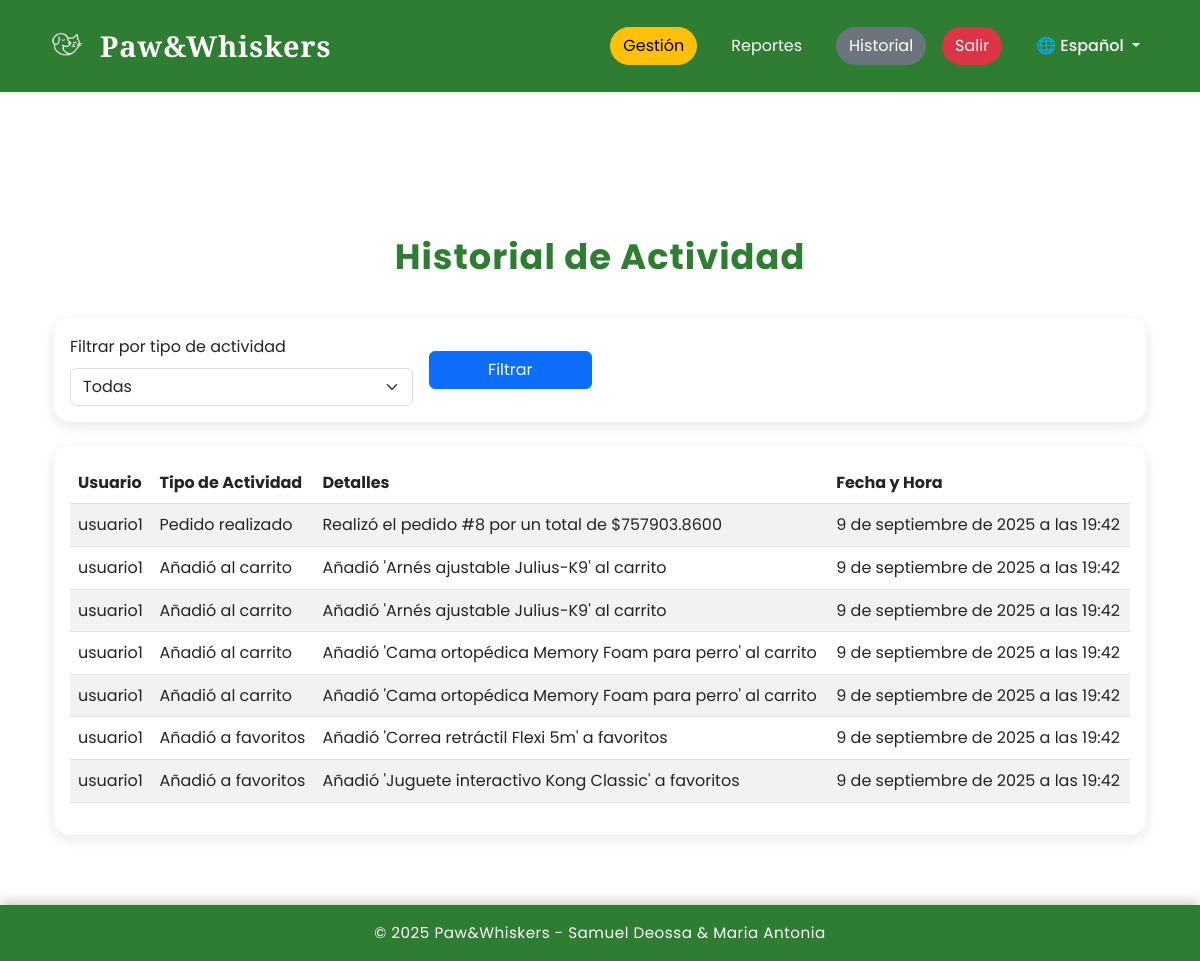
The app's page /clientes/historial/ (signed in), older data.
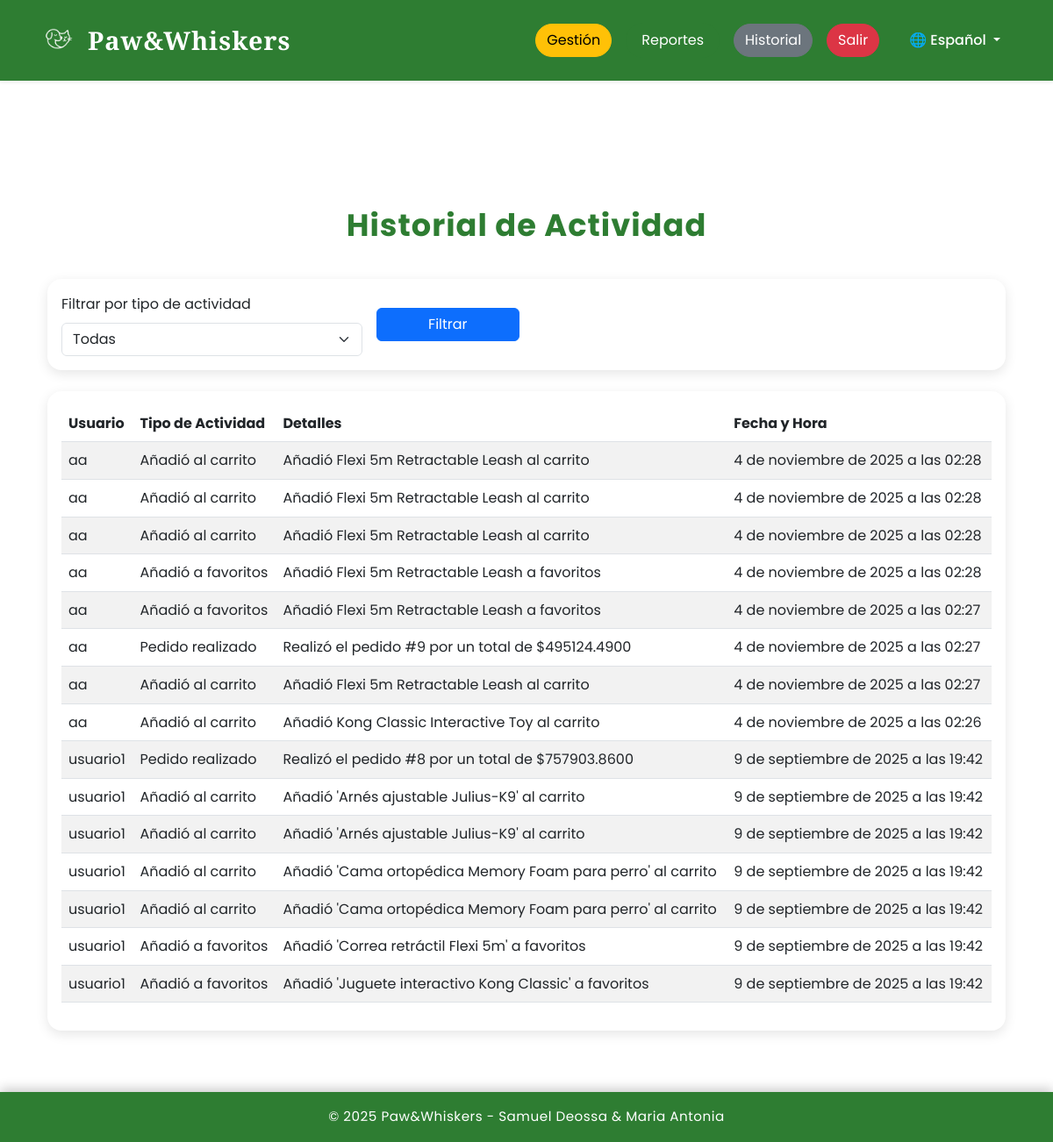
The same page, newer data.
### clientes/models.py (models this page shows, shortened)
class RegistroActividad(models.Model):
    TIPO_ACTIVIDAD_CHOICES = [
        ('CARRITO', 'Añadió al carrito'),
        ('FAVORITO', 'Añadió a favoritos'),
        ('PEDIDO', 'Pedido realizado'),
    ]
    usuario = models.ForeignKey(User, on_delete=models.CASCADE)
    tipo_actividad = models.CharField(max_length=20, choices=TIPO_ACTIVIDAD_CHOICES)
    detalles = models.TextField(blank=True, null=True)
    fecha = models.DateTimeField(auto_now_add=True)
    class Meta:
        verbose_name = "Registro de Actividad"
        verbose_name_plural = "Registros de Actividad"
        ordering = ['-fecha']

### clientes/views.py (the view)
# urls.py: path('historial/', views.ver_historial, name='ver_historial'),
@user_passes_test(es_admin)
def ver_historial(request):
    actividades_lista = RegistroActividad.objects.all()
    tipos_actividad = RegistroActividad.TIPO_ACTIVIDAD_CHOICES
    filtro_tipo = request.GET.get("tipo_actividad", '')  # ❌ NO traducir nombres de parámetros
    if filtro_tipo:
        actividades_lista = actividades_lista.filter(tipo_actividad=filtro_tipo)
    paginator = Paginator(actividades_lista, 15)  # 15 registros por página
    page_number = request.GET.get("page")  # ❌ NO traducir "page"
    actividades = paginator.get_page(page_number)
    context = {
        "actividades": actividades,  # ❌ NO traducir nombres de variables en contexto
        "tipos_actividad": tipos_actividad,
        "filtro_actual": filtro_tipo
    }
    return render(request, 'clientes/historial.html', context)

### carrito/context_processors.py (called while the page is built, shortened)
def carrito_context(request):
    return {'carrito_context': None}

### clientes/views.py (called while the page is built)
def es_admin(user):
    return user.is_superuser

### tienda/context_processors.py (called while the page is built)
def clima_medellin(request):
    try:
        latitud = 6.2518
        longitud = -75.5636
        url = f"https://api.open-meteo.com/v1/forecast?latitude={latitud}&longitude={longitud}&current_weather=true"
        response = requests.get(url, timeout=5) # Timeout de 5 segundos
        response.raise_for_status()  # Lanza un error para respuestas 4xx/5xx
        data = response.json()
        clima = {
            'temperatura': data['current_weather']['temperature'],
            'codigo_clima': data['current_weather']['weathercode']
        }
        return {'clima_medellin': clima}
    except requests.exceptions.RequestException as e:
        print(f"Error al obtener el clima: {e}")
        return {}
    except (KeyError, ValueError) as e:
        print(f"Error al procesar los datos del clima: {e}")
        return {}

### templates/clientes/historial.html (shortened to what this page needs)
{% extends "tienda/base.html" %}
{% load i18n %}
{% block content %}
<div class="container my-5">
    {% if user.is_superuser %}
    <h2 class="section-title">{% trans "Historial de Actividad" %}</h2>
    <div class="card mb-4">
        <div class="card-body">
            <form method="get" class="row g-3 align-items-center">
                <div class="col-md-4">
                    <label for="tipo_actividad" class="form-label">{% trans "Filtrar por tipo de actividad" %}</label>
                    <select name="tipo_actividad" id="tipo_actividad" class="form-select">
                        <option value="">{% trans "Todas" %}</option>
                    </select>
                </div>
                <div class="col-md-2 d-grid">
                    <button type="submit" class="btn btn-primary">{% trans "Filtrar" %}</button>
                </div>
            </form>
        </div>
    </div>
    <div class="card">
        <div class="card-body">
            <div class="table-responsive">
                <table class="table table-striped table-hover">
                    <thead>
                        <tr>
                            <th>{% trans "Usuario" %}</th>
                            <th>{% trans "Tipo de Actividad" %}</th>
                            <th>{% trans "Detalles" %}</th>
                            <th>{% trans "Fecha y Hora" %}</th>
                        </tr>
                    </thead>
                    <tbody>
                        {% for actividad in actividades %}
                        <tr>
                            <td>{{ actividad.usuario.username }}</td>
                            <td>{{ actividad.get_tipo_actividad_display }}</td>
                            <td>{{ actividad.detalles }}</td>
                            <td>{{ actividad.fecha }}</td>
                        </tr>
                        {% empty %}
                        <tr>
                            <td colspan="4" class="text-center">{% trans "No hay registros de actividad." %}</td>
                        </tr>
                        {% endfor %}
                    </tbody>
                </table>
            </div>
        </div>
    </div>
    {% else %}
    <div class="alert alert-danger">{% trans "No tienes permisos para ver esta página." %}</div>
    {% endif %}
</div>
{% endblock %}

Row changes from the older to the newer data that the page shows:
added RegistroActividad: usuario.username "aa", tipo_actividad "Añadió al carrito", detalles "Añadió Flexi 5m Retractable Leash al carrito", fecha "4 de noviembre de 2025 a las 02:28"
added RegistroActividad: usuario.username "aa", tipo_actividad "Añadió al carrito", detalles "Añadió Flexi 5m Retractable Leash al carrito", fecha "4 de noviembre de 2025 a las 02:28"
added RegistroActividad: usuario.username "aa", tipo_actividad "Añadió al carrito", detalles "Añadió Flexi 5m Retractable Leash al carrito", fecha "4 de noviembre de 2025 a las 02:28"
added RegistroActividad: usuario.username "aa", tipo_actividad "Añadió a favoritos", detalles "Añadió Flexi 5m Retractable Leash a favoritos", fecha "4 de noviembre de 2025 a las 02:28"
added RegistroActividad: usuario.username "aa", tipo_actividad "Añadió a favoritos", detalles "Añadió Flexi 5m Retractable Leash a favoritos", fecha "4 de noviembre de 2025 a las 02:27"
added RegistroActividad: usuario.username "aa", tipo_actividad "Pedido realizado", detalles "Realizó el pedido #9 por un total de $495124.4900", fecha "4 de noviembre de 2025 a las 02:27"
added RegistroActividad: usuario.username "aa", tipo_actividad "Añadió al carrito", detalles "Añadió Flexi 5m Retractable Leash al carrito", fecha "4 de noviembre de 2025 a las 02:27"
added RegistroActividad: usuario.username "aa", tipo_actividad "Añadió al carrito", detalles "Añadió Kong Classic Interactive Toy al carrito", fecha "4 de noviembre de 2025 a las 02:26"
